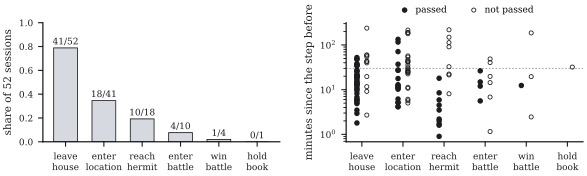

Source code (Python):
"""The filters: every model session (hour and four-hour) along the chain of
steps a playthrough passes in order.

    python filters.py

Left, the share of sessions that passed each step. Right, per step, the
minutes from the step before to passing it (filled) or, for a session that
did not pass it, to its last key (open).
"""
import os
import sys

import matplotlib
matplotlib.use("Agg")
import matplotlib.pyplot as plt  # noqa: E402

HERE = os.path.dirname(os.path.abspath(__file__))
sys.path.insert(0, HERE)
import field  # noqa: E402

INK = "#1c1c1e"
plt.rcParams.update({"font.family": "serif", "font.size": 7.5})


def rows():
    return [r for r in field.played(field.load_runs(dedup=False)) if not field.is_random(r["agent"])] + field.load_long()


def main():
    ch = field.chain(rows())
    n = len(rows())
    fig, (a, b) = plt.subplots(1, 2, figsize=(7.0, 1.55), gridspec_kw={"width_ratios": [1.2, 1.2], "wspace": 0.28})
    xs = list(range(len(ch)))
    share = [len(s["passed"]) / n for s in ch]
    a.bar(xs, share, width=0.62, color="#d6d9df", edgecolor=INK, linewidth=0.6)
    for x, s, v in zip(xs, ch, share):
        a.text(x, v + 0.03, "%d/%d" % (len(s["passed"]), s["at_risk"]), ha="center", fontsize=6.5, color=INK)
    a.set_xticks(xs)
    a.set_xticklabels([s["step"] for s in ch], fontsize=6.2)
    a.set_ylim(0, 1.0)
    a.set_ylabel("share of %d sessions" % n, color=INK)
    b.set_yscale("log")
    for x, s in zip(xs, ch):
        pd = [max(d, 0.5) for _, d in s["passed"]]
        sd = [max(d, 0.5) for _, d in s["stuck"]]
        b.scatter([x - 0.12] * len(pd), pd, s=9, color=INK, zorder=3)
        b.scatter([x + 0.12] * len(sd), sd, s=9, facecolors="none", edgecolors=INK, linewidths=0.6, zorder=3)
    b.axhline(30, color="#8a8d93", lw=0.6, ls=(0, (2, 2)))
    b.set_xticks(list(xs))
    b.set_xticklabels([s["step"] for s in ch], fontsize=6.2)
    b.set_ylabel("minutes since the step before", color=INK)
    b.scatter([], [], s=9, color=INK, label="passed")
    b.scatter([], [], s=9, facecolors="none", edgecolors=INK, linewidths=0.6, label="not passed")
    b.legend(loc="lower center", bbox_to_anchor=(0.5, 1.0), ncol=2, fontsize=6.5, frameon=False, handletextpad=0.2)
    for ax in (a, b):
        ax.tick_params(colors=INK, labelsize=6.5)
        for sp in ("top", "right"):
            ax.spines[sp].set_visible(False)
    fig.savefig(os.path.join(HERE, "filters.pdf"), bbox_inches="tight", pad_inches=0.02)
    print("wrote filters.pdf")


if __name__ == "__main__":
    main()
